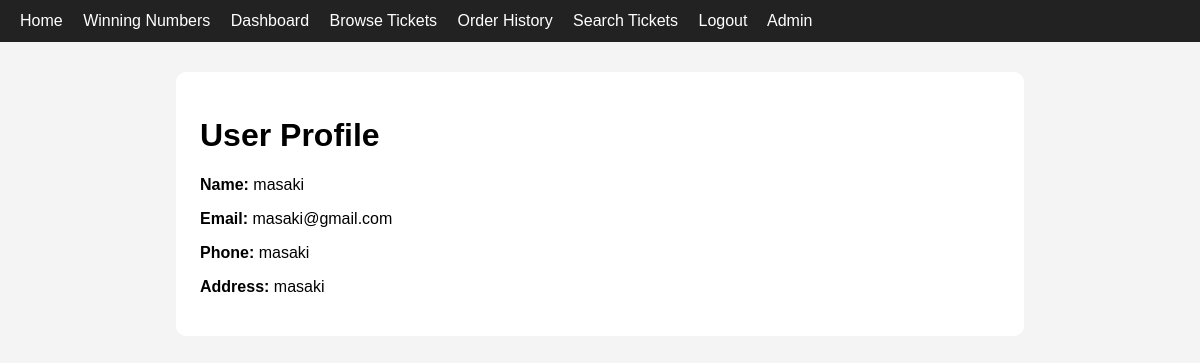
Screenshot of /profile (signed in) with the database file from the repository.
### tables this page shows
CREATE TABLE users (
    id INTEGER PRIMARY KEY AUTOINCREMENT,
    name TEXT NOT NULL,
    email TEXT NOT NULL UNIQUE,
    phone TEXT NOT NULL,
    address TEXT NOT NULL,
    password_hash TEXT NOT NULL,
    role TEXT NOT NULL DEFAULT 'customer'
);

### app.py (the view)
@app.route('/profile')
@login_required
def profile():
    db = get_db()
    user = db.execute(
        "SELECT * FROM users WHERE id = ?",
        (session["user_id"],)
    ).fetchone()
    return render_template("profile_page.html", user=user)

### app.py (called while the page is built)
def get_db():
    if "db" not in g:
        g.db = sqlite3.connect(DATABASE)
        g.db.row_factory = sqlite3.Row
    return g.db

def login_required(view):
    @wraps(view)
    def wrapped_view(*args, **kwargs):
        if "user_id" not in session:
            flash("Please log in first.")
            return redirect(url_for("login"))
        return view(*args, **kwargs)
    return wrapped_view

### templates/profile_page.html (shortened to what this page needs)
{% extends "base.html" %}
{% block content %}
<html lang="en">
<head>
</head>
<body>
    <h1>User Profile {{ username }}</h1>
    <p><strong>Name:</strong> {{ user.name }}</p>
    <p><strong>Email:</strong> {{ user.email }}</p>
    <p><strong>Phone:</strong> {{ user.phone }}</p>
    <p><strong>Address:</strong> {{ user.address }}</p>
</body>
</html>
{% endblock %}

### static/style.css (style rules this page uses)
body { font-family: Arial, sans-serif; margin: 0; background: #f4f4f4; }

### rows the page displays
users: name "masaki", email "masaki@gmail.com", phone "masaki", address "masaki"
